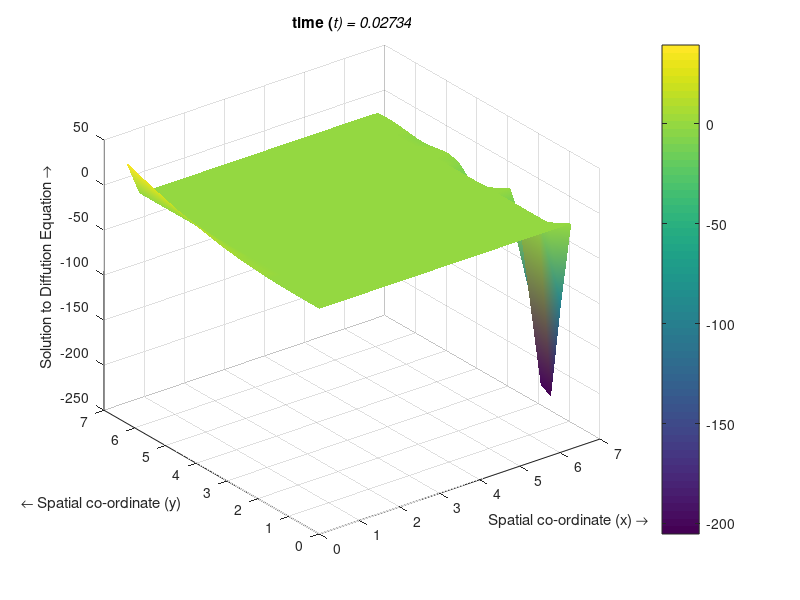

Write MATLAB code to recreate this figure. (Note: this script raises an error after producing the figure.)
%% Scientific computing Project 
clc
clear
%Iterations where delta_x = delta_y
Nx = 20;
Ny = 20;
nt = 100;
%Paramiter 
D = 1;
%Domain
ax = 0;
ay = ax;
bx = 2*pi;
by = bx;
dx = (bx-ax)/(Nx-1);
dy = (by-ay)/(Ny-1);

x= 0:dx:(bx-ax);      
y= 0:dy:(by-ay);
x = repmat(x,1,1,nt+1);%convert to 3D
y = repmat(y,1,1,nt+1);%Convert to 3D
dt = (min([dx,dy])^(2)/4);
%neumann boundry condition 
v = 0;
%Prelocation optimisation 
U = zeros(Nx,Ny);
phi = zeros(Ny);
psi = zeros(Ny);

k=1:Ny;
%Drechle Boundry condition 
U(1,k,1:nt+1) = (y-ay).^(2).*sin(pi.*(y-ay)./(2*(by-ay)));
U(Nx,k,1:nt+1) = ((cos(pi.*(y-ay))-1).*cosh(by-y));
% U(1,k,1:nt+1) = repmat(0,1,Ny,nt+1);
% U(Nx,k,1:nt+1) = repmat(-100,1,Ny,nt+1);

for n=1:nt
    h = surf(x(:,:,1),y(:,:,1),U(:,:,n)','EdgeColor','none');
    colorbar
    shading interp
%     axis ([0 2*pi 0 2*pi -180 70])
    title({['time (\itt) = ',num2str(n*dt)]})
    xlabel('Spatial co-ordinate (x) \rightarrow')
    ylabel('{\leftarrow} Spatial co-ordinate (y)')
    zlabel('Solution to Diffution Equation \rightarrow')
    drawnow; 
    refreshdata(h)
    
    
for k=2:Ny-1
for j=2:Nx-1
        %Discritised explicit method equation 
        %%Gost Node - sub U(j-1,k) with U(j,k)-2*y*v & U(j,k-1) with U(j,k)-2*y*v
        if j==2
             U(j,k,n+1) = U(j,k,n) + (D*dt)*...
            ((1/dx^(2))*(U(j,k,n)-2*U(j,k,n)+U(j+1,k,n))+...
            (1/dy^(2))*(U(j,k-1,n)-2*U(j,k,n)+U(j,k+1,n)));
        elseif k==2
            U(j,k,n+1) = U(j,k,n) + (D*dt)*...
            ((1/dx^(2))*(U(j-1,k,n)-2*U(j,k,n)+U(j+1,k,n))+...
            (1/dy^(2))*(U(j,k,n)-2*U(j,k,n)+U(j,k+1,n)));
        else
        U(j,k,n+1) = U(j,k,n) + (D*dt)*...
            ((1/dx^(2))*(U(j-1,k,n)-2*U(j,k,n)+U(j+1,k,n))+...
            (1/dy^(2))*(U(j,k-1,n)-2*U(j,k,n)+U(j,k+1,n)));
        end
end
end

end


